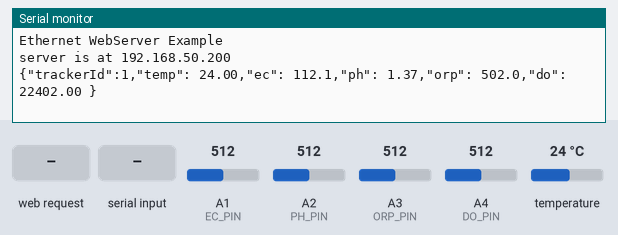
Recording of a sketch running on a simulated Arduino Uno, built with avr-gcc and run on an emulated ATmega328P. On the bench: the last lines printed to the serial monitor. Inputs (shaded band) come from the test bench; at power-on: A1 (EC_PIN) = 512, A2 (PH_PIN) = 512, A3 (ORP_PIN) = 512, A4 (DO_PIN) = 512, temperature 24 °C. WiFi joins after 1.5 s; servers stay silent unless stated; EEPROM starts erased.

Above: at 1.8 s.
1.9 s: HTTP request GET /PH received
At 3.3 s:
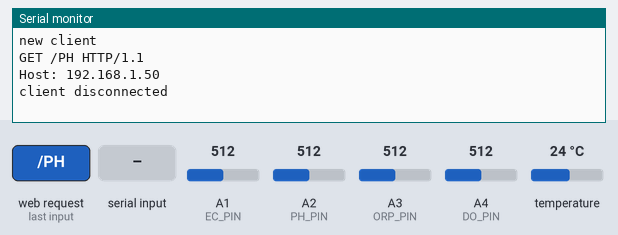
3.7 s: "PH\n" received over Serial
At 4.4 s:
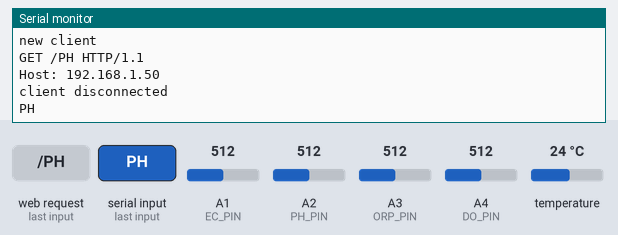
5.2 s: HTTP request GET /EC received
At 6.3 s:
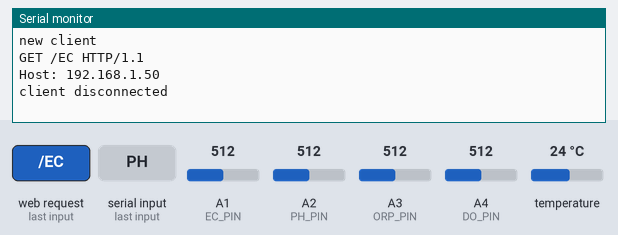
6.7 s: "EC\n" received over Serial
At 7.6 s:
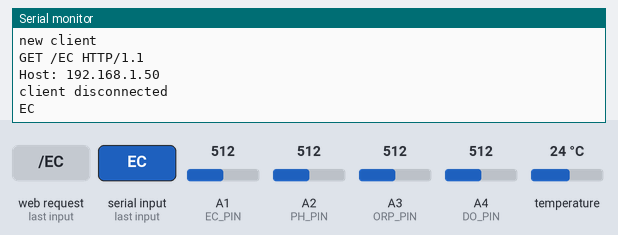
8.2 s: HTTP request GET /ORP received
9.8 s: "ORP\n" received over Serial
At 10.6 s:
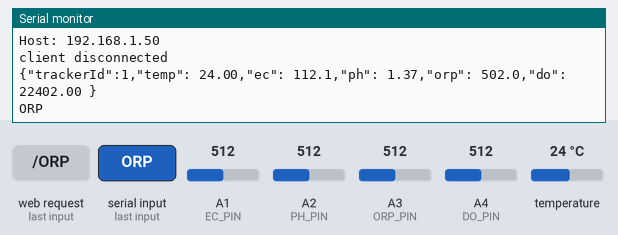

The sketch:

Software.ino
```cpp
/*
  Web Server

 A simple web server that shows the value of the analog input pins.
 using an Arduino Wiznet Ethernet shield.

 Circuit:
 * Ethernet shield attached to pins 10, 11, 12, 13
 * Analog inputs attached to pins A0 through A5 (optional)

 created 18 Dec 2009
 by David A. Mellis
 modified 9 Apr 2012
 by Tom Igoe
 modified 02 Sept 2015
 by Arturo Guadalupi

 */

#include <SPI.h>
#include <UIPEthernet.h>
#include <EEPROM.h>
#include <DS18B20.h>
#include <DFRobot_PH.h>
#include <DFRobot_EC10.h>
#include <DFRobot_ORP_PRO.h>
#include <Arduino.h>

#define PH_PIN A2
#define EC_PIN A1
#define ORP_PIN A3
#define DO_PIN A4
#define TEMP_PIN 5
byte mac[] = { 0x74,0x69,0x69,0x2D,0x30,0x31 };
IPAddress ip(192, 168, 50, 200);
long int orpOffset = -482;
//Single-point calibration Mode=0
//Two-point calibration Mode=1
#define TWO_POINT_CALIBRATION 0
//Single point calibration needs to be filled CAL1_V and CAL1_T
#define CAL1_V (131) //mv
#define CAL1_T (25)   //℃
//Two-point calibration needs to be filled CAL2_V and CAL2_T
//CAL1 High temperature point, CAL2 Low temperature point
#define CAL2_V (1300) //mv
#define CAL2_T (15)   //℃

DS18B20 ds(TEMP_PIN);
EthernetServer server(80);
float doVoltage,orpVoltage,phVoltage,ecVoltage,phValue,ecValue,orpValue,doValue;

char orpString[10],tempString[6],phString[10],ecString[10],doString[10];
double tempValue;
int count = 0, dotemp, orpCalibrationValue, orpenterCalibrationFlag = 0, orpCalibrationFinish = 0, doCalibrationValue, doenterCalibrationFlag = 0, doCalibrationFinish = 0;

DFRobot_PH ph;
DFRobot_EC10 ec;
DFRobot_ORP_PRO orp(0);
const uint16_t DO_Table[41] = {
    14460, 14220, 13820, 13440, 13090, 12740, 12420, 12110, 11810, 11530,
    11260, 11010, 10770, 10530, 10300, 10080, 9860, 9660, 9460, 9270,
    9080, 8900, 8730, 8570, 8410, 8250, 8110, 7960, 7820, 7690,
    7560, 7430, 7300, 7180, 7070, 6950, 6840, 6730, 6630, 6530, 6410};

void setup() {
  Ethernet.init(10);  // Most Arduino shields

  Serial.begin(115200);
  Serial.println(F("Ethernet WebServer Example"));
  Ethernet.begin(mac, ip);
  ph.begin();
  ec.begin();
  orp.setCalibration(orpOffset);

  if (Ethernet.hardwareStatus() == EthernetNoHardware) {
    Serial.println(F("Ethernet shield was not found.  Sorry, can't run without hardware. :("));
    while (true) {
      delay(1); // do nothing, no point running without Ethernet hardware
    }
  }

  server.begin();
  Serial.print(F("server is at "));
  Serial.println(Ethernet.localIP());
}

void loop() {
  int tracker = 1;
  char json[90];
  // Temp
  tempValue = ds.getTempC();
  dtostrf(tempValue, 5, 2, tempString);
  // pH
  phVoltage = analogRead(PH_PIN)/1024.0*5000;
  phValue = ph.readPH(phVoltage,tempValue);
  dtostrf(phValue, 4, 2, phString);
  // EC
  ecVoltage = analogRead(EC_PIN)/1024.0*5000;
  ecValue = ec.readEC(ecVoltage,tempValue);
  dtostrf(ecValue, 3, 1, ecString);
  // ORP
  orpVoltage = analogRead(ORP_PIN)/1024.0*5000;
  orpValue = orp.getORP(orpVoltage);
  dtostrf(orpValue, 3, 1, orpString);
  // DO
  doVoltage = analogRead(DO_PIN)/1024.0*5000;
  doValue = readDO(doVoltage,tempValue);
  dtostrf(doValue, 4, 2, doString);

  sprintf(json, "{\"trackerId\":%d,\"temp\": %s,\"ec\": %s,\"ph\": %s,\"orp\": %s,\"do\": %s }", tracker, tempString, ecString, phString, orpString, doString);
  EthernetClient client = server.available();
  if (client) {
    Serial.println("new client");
    boolean currentLineIsBlank = true;
    while (client.connected()) {
      if (client.available()) {
        char c = client.read();
        Serial.write(c);

        if (c == '\n' && currentLineIsBlank) {
          client.println(F("HTTP/1.1 200 OK"));
          client.println(F("Content-Type: application/json"));
          client.println(F("Connection: close"));  // the connection will be closed after completion of the response
          client.println(F("Refresh: 5"));  // refresh the page automatically every 5 sec
          client.println();
          client.println(json);
          break;
        }
        if (c == '\n') {
          // you're starting a new line
          currentLineIsBlank = true;
        } else if (c != '\r') {
          // you've gotten a character on the current line
          currentLineIsBlank = false;
        }
      }
    }
    // give the web browser time to receive the data
    delay(1);
    // close the connection:
    client.stop();
    Serial.println(F("client disconnected"));
  }
  if(count == 0) {
    Serial.println(json);
    count = 5;
  }
  count--;
  char cmd[10];
  if(readSerial(cmd)){
    strupr(cmd);
    Serial.println(cmd);
    if(strstr(cmd,"PH")){
      ph.calibration(phVoltage,tempValue,cmd);       //PH calibration process by Serail CMD
    }
    if(strstr(cmd,"EC")){
      ec.calibration(ecVoltage,tempValue,cmd);       //EC calibration process by Serail CMD
    }
    if(strstr(cmd,"ORP")){
      if(strstr(cmd,"ENTERORP")){
        Serial.println();
        Serial.println(F(">>>Enter ORP Calibration Mode<<<"));
        Serial.println(F(">>>Please disconnect probe and press the botton<<<"));
        Serial.println();
        orpenterCalibrationFlag = 1;
      }
      else if(strstr(cmd,"EXITORP") && orpenterCalibrationFlag){
        if(orpCalibrationFinish){
          orp.setCalibration(orpCalibrationValue);
          Serial.print(F(">>>Calibration Successful"));
        } else {
          Serial.print(F(">>>Calibration Failed"));
        }
        Serial.println(F(", Exit ORP Calibration Mode<<<"));
        Serial.print(orpCalibrationValue);
        Serial.println(F(" in die Variable orpOffset schreiben und neu flashen sonst ist diese Eistellung nach einem Stromausfall weg!"));
        Serial.println();
        orpenterCalibrationFlag = 0;
        orpCalibrationFinish  = 0;
      }
      else if(strstr(cmd,"CALORP")){
        orpCalibrationValue = orp.calibrate(analogRead(ORP_PIN)/1024.0*5000);
        orpCalibrationFinish  = 1;
        Serial.println();
        Serial.println(F(">>>Send EXITORP to Save and Exit<<<"));
        Serial.println();
      }
    }
    //#######################################

    if(strstr(cmd,"DO")){
      if(strstr(cmd,"ENTERDO")){
        Serial.println();
        Serial.println(F(">>>Enter DO Calibration Mode<<<"));
        Serial.println(F(">>>Please put the probe into the buffer solution<<<"));
        Serial.println();
        doenterCalibrationFlag = 1;
      }
      else if(strstr(cmd,"EXITDO") && doenterCalibrationFlag){
        if(doCalibrationFinish){
          orp.setCalibration(doCalibrationValue);
          Serial.print(F(">>>Calibration Successful"));
        } else {
          Serial.print(F(">>>Calibration Failed"));
        }
        Serial.println(F(", Exit DO Calibration Mode<<<"));
        Serial.print(doCalibrationValue);
        Serial.print("mV ");
        Serial.print(dotemp);
        Serial.print("C");
        Serial.println(F(" in die Variablen schreiben und neu flashen sonst ist diese Eistellung nach einem Stromausfall weg!"));
        Serial.println();
        doenterCalibrationFlag = 0;
        doCalibrationFinish  = 0;
      }
      else if(strstr(cmd,"CALDO")){
        doCalibrationValue = analogRead(DO_PIN)/1024.0*5000;
        dotemp = ds.getTempC();
        doCalibrationFinish  = 1;
        Serial.println();
        Serial.println(F(">>>Send EXITDO to Save and Exit<<<"));
        Serial.println();
      }
    }

    //########################################
  }
}


int i = 0;
bool readSerial(char result[]){
    while(Serial.available() > 0){
        char inChar = Serial.read();
        if(inChar == '\n'){
             result[i] = '\0';
             Serial.flush();
             i=0;
             return true;
        }
        if(inChar != '\r'){
             result[i] = inChar;
             i++;
        }
        delay(1);
    }
    return false;
}

int16_t readDO(uint32_t voltage_mv, uint8_t temperature_c)
{
  if (TWO_POINT_CALIBRATION == 0){
    uint16_t V_saturation = (uint32_t)CAL1_V + (uint32_t)35 * temperature_c - (uint32_t)CAL1_T * 35;
    return (voltage_mv * DO_Table[temperature_c] / V_saturation);
  }
  else {
    uint16_t V_saturation = (int16_t)((int8_t)temperature_c - CAL2_T) * ((uint16_t)CAL1_V - CAL2_V) / ((uint8_t)CAL1_T - CAL2_T) + CAL2_V;
    return (voltage_mv * DO_Table[temperature_c] / V_saturation);
  }
}
```

Measured:
- after the input at 1.9 s, the serial monitor: prints a new line after 0.37 s (image 1)
- after the input at 3.7 s, the serial monitor: prints a new line after 0.08 s (image 2)
- after the input at 5.2 s, the serial monitor: prints a new line after 0.09 s (image 3)
- after the input at 6.7 s, the serial monitor: prints a new line after 0.10 s (image 4)
- after the input at 9.8 s, the serial monitor: prints a new line at once (image 5)
